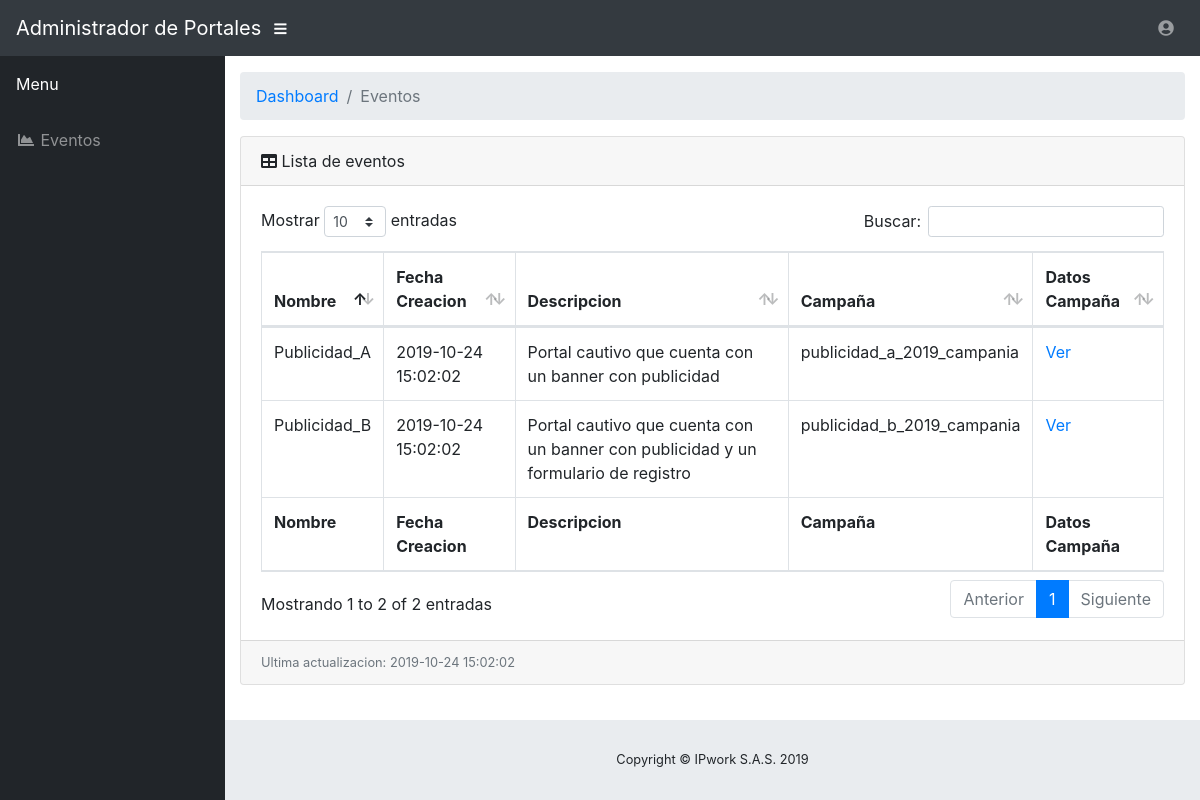
Before: /Administrador/vistas/eventos.php?id=1 with the older database file.
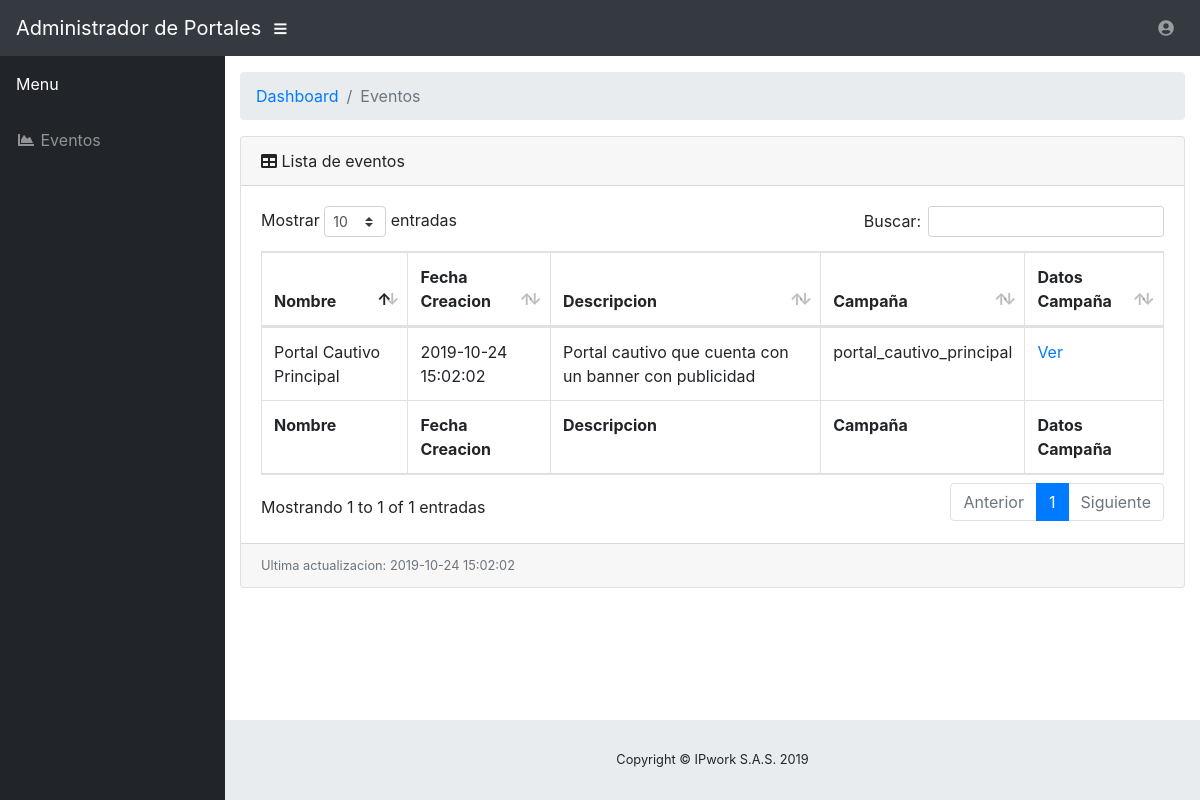
After: the same page with the newer database file.
### tables this page shows
CREATE TABLE `eventos` (
  `id` int(11) NOT NULL AUTO_INCREMENT,
  `id_locacion` int(11) DEFAULT NULL,
  `nombre` varchar(250) DEFAULT NULL,
  `descripcion` varchar(1000) DEFAULT NULL,
  `fecha_inicio` datetime DEFAULT NULL,
  `fecha_fin` datetime DEFAULT NULL,
  `fecha_creacion` datetime DEFAULT CURRENT_TIMESTAMP,
  `ano_evento` int(11) DEFAULT NULL,
  `campania` varchar(200) DEFAULT NULL,
  PRIMARY KEY (`id`),
  KEY `id_locacion` (`id_locacion`),
  CONSTRAINT `id_locacion` FOREIGN KEY (`id_locacion`) REFERENCES `locaciones` (`id`)
);

### Administrador/includes/db.php (called while the page is built, shortened)
<?php
class DB {
    private $host;
    public $db;
    private $user;
    private $password;
    private $charset;
    public function __construct(){
        $this->host     = 'localhost';
        $this->db       = 'portal_oxohotel';
        $this->user     = 'root';
        $this->password = "IPwork2019.";
        $this->charset  = 'utf8mb4';
    }
    function connect(){
        try{
            $connection = "mysql:host=" . $this->host . ";dbname=" . $this->db . ";charset=" . $this->charset;
            $options = [
                PDO::ATTR_ERRMODE            => PDO::ERRMODE_EXCEPTION,
                PDO::ATTR_EMULATE_PREPARES   => false,
            ];
            $pdo = new PDO($connection, $this->user, $this->password, $options);
            return $pdo;
        }catch(PDOException $e){
            print_r('Error connection: ' . $e->getMessage());
        }
    }
}
?>

### Administrador/includes/evento.php (called while the page is built)
<?php
    include 'db.php';
    class Evento extends DB{
        public function getEventos($id_locacion){
            $query = $this->connect()->prepare('SELECT * FROM eventos WHERE id_locacion = :id_locacion');
            $query->execute(['id_locacion' => $id_locacion]);
            return $query;
        }
        public function getFechaUltimaEntrada() {
            $query = $this->connect()->query('SELECT * FROM eventos ORDER BY id DESC LIMIT 1')->fetch();
            $fecha =  $query['fecha_creacion'];
            return $fecha;
        }
    }
?>

### Administrador/vistas/eventos.php (the view, shortened to what this page needs)
<?php
  include_once 'includes/evento.php';
  $id_locacion = $_GET['id'];
  $datos_campania = "datos_campania";
  $evento = new Evento();
  $eventos = $evento->getEventos($id_locacion);
?>
<!DOCTYPE html>
<html lang="en">
<head>
  <link href="vendor/fontawesome-free/css/all.min.css" rel="stylesheet" type="text/css">
  <link href="vendor/datatables/dataTables.bootstrap4.css" rel="stylesheet">
  <link href="css/sb-admin.css" rel="stylesheet">
</head>
<body id="page-top">
  <nav class="navbar navbar-expand navbar-dark bg-dark static-top">
    <a class="navbar-brand mr-1" href="index.php">Administrador de Portales</a>
    <button class="btn btn-link btn-sm text-white order-1 order-sm-0" id="sidebarToggle" href="#">
      <i class="fas fa-bars"></i>
    </button>
    <ul class="navbar-nav ml-auto ml-md-0">
      <li class="nav-item dropdown no-arrow">
        <a class="nav-link dropdown-toggle" href="#" id="userDropdown" role="button" data-toggle="dropdown" aria-haspopup="true" aria-expanded="false">
          <i class="fas fa-user-circle fa-fw"></i>
        </a>
      </li>
    </ul>
  </nav>
  <div id="wrapper">
    <ul class="sidebar navbar-nav">
      <li class="nav-item active">
        <a class="nav-link" href="">
          <span>Menu</span>
        </a>
      </li>
      <li class="nav-item">
        <a class="nav-link" href="index.php?doc=eventos&id=1">
          <i class="fas fa-fw fa-chart-area"></i>
          <span>Eventos</span></a>
      </li>
    </ul>
    <div id="content-wrapper">
      <div class="container-fluid">
        <ol class="breadcrumb">
          <li class="breadcrumb-item">
            <a href="index.php">Dashboard</a>
          </li>
          <li class="breadcrumb-item active">Eventos</li>
        </ol>
        <div class="card mb-3">
          <div class="card-header">
            <i class="fas fa-table"></i>
            Lista de eventos</div>
          <div class="card-body">
            <div class="table-responsive">
              <table class="table table-bordered" id="dataTable" width="100%" cellspacing="0">
                <thead>
                  <tr>
                    <th>Nombre</th>
                    <th>Fecha Creacion</th>
                    <th>Descripcion</th>
                    <th>Campaña</th>
                    <th>Datos Campaña</th>
                  </tr>
                </thead>
                <tfoot>
                  <tr>
                    <th>Nombre</th>
                    <th>Fecha Creacion</th>
                    <th>Descripcion</th>
                    <th>Campaña</th>
                    <th>Datos Campaña</th>
                  </tr>
                </tfoot>
                <tbody>
                  <?php  foreach($eventos as $row): ?>
                        <tr>
                            <td><?=$row['nombre'];?></td>
                            <td><?=$row['fecha_creacion'];?></td>
                            <td><?=$row['descripcion'];?></td>
                            <td><?=$row['campania'];?></td>
                            <td><a href="index.php?doc=<?=$datos_campania."&id=".$row['id']."&nc=".$row['campania'];?>">Ver</a></td>
                        </tr>
                  <?php endforeach;?>
                </tbody>
              </table>
            </div>
          </div>
          <div class="card-footer small text-muted">Ultima actualizacion: <?=$evento->getFechaUltimaEntrada()?></div>
        </div>
      </div>
      <footer class="sticky-footer">
        <div class="container my-auto">
          <div class="copyright text-center my-auto">
            <span>Copyright © IPwork S.A.S. 2019</span>
          </div>
        </div>
      </footer>
    </div>
  </div>
</body>
</html>

Changed rows visible on the page:
removed eventos: nombre "Publicidad_B", fecha_creacion "2019-10-24 15:02:02", descripcion "Portal cautivo que cuenta con un banner con publicidad y un formulario de registro", campania "publicidad_b_2019_campania"
changed eventos "Portal cautivo que cuenta con un banner con publicidad": nombre "Publicidad_A" → "Portal Cautivo Principal"; campania "publicidad_a_2019_campania" → "portal_cautivo_principal"
Other visible differences:
text written by a page script: "Mostrar entradas Buscar: Mostrando 1 to 2 of 2 entradas Anterior 1 Siguiente" → "Mostrar entradas Buscar: Mostrando 1 to 1 of 1 entradas Anterior 1 Siguiente"
